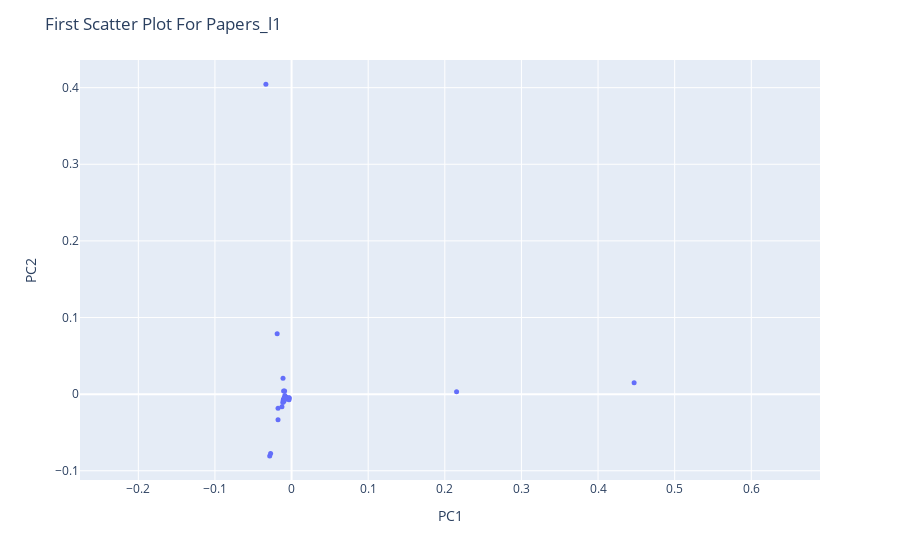

This figure's notebook cell:
### Code cell
# Plot the pca and try to identify clustering
papers_fig_l1 = px.scatter(papers_l1_pca, x='PC1', y='PC2', hover_name=papers_l1_pca.index)
papers_fig_l1.update_traces(marker=dict(size=5))
papers_fig_l1.update_xaxes(scaleanchor='y', scaleratio=1)
papers_fig_l1.update_yaxes(scaleanchor='x', scaleratio=1)
papers_fig_l1.update_layout(title = 'First Scatter Plot For Papers_l1')
papers_fig_l1.show()

### Figure 1 — Plotly figure (JSON) as saved in the notebook; plotly's stock layout.template omitted (floating-point values rounded to 4 significant figures)
{"data": [{"hovertemplate": "<b>%{hovertext}</b><br><br>PC1=%{x}<br>PC2=%{y}<extra></extra>", "hovertext": ["AhlgrenScottD_papers", "AlbinPierre_papers", "BaloghJózsef_papers", "BaryshnikovYuliyM_papers", "Berwick-EvansDaniel_papers", "BocaFlorin-Petre_papers", "BradlowStevenBenjamin_papers", "BronskiJaredC_papers", "CooneyDanielB_papers", "DeVilleRELee_papers", "DeyParthaSarathi_papers", "DiFrancescoPhilippe_papers", "DoddChristopher_papers", "DunfieldNathanM_papers", "DuttaSankarPrasad_papers", "DuursmaIwanMaynard_papers", "ErdoğanMehmetBurak_papers", "FadinaTolulope_papers", "FengRunhuan_papers", "FernandesRuiLoja_papers", "FordKevinB_papers", "GuzmanRosemaryK_papers", "HaboushWilliamJ_papers", "HellerJeremiahBen_papers", "HinkkanenAimo_papers", "HiraniAnilN_papers", "HungPei-Ken_papers", "HurVeraMikyoung_papers", "IvanovSergeiVladimirovich_papers", "JandaFelix_papers", "JingXiaochen_papers", "JungeMarius_papers", "KatzSheldonH_papers", "KedemRinat_papers", "KermanEly_papers", "KirkpatrickKayLene_papers", "KirrEduard_papers", "KostochkaAlexandrV_papers", "KutzarovaDenkaN_papers", "LaNaveGabriele_papers", "LaugesenRichardSnyder_papers", "LeditzkyFelix_papers", "LermanEugeneM_papers", "LiXiaochun_papers", "LiuYuan_papers", "McCarthyRandy_papers", "MineyevIgor_papers", "NikolaevIgorG_papers", "OikhbergTimur_papers", "PascaleffJamesThomas_papers", "RaptiZoi_papers", "RasmussenJacob_papers", "RasmussenSarahDean_papers", "RezkCharlesW_papers", "ReznickBruce_papers", "SongRenming_papers", "SowersRichardB_papers", "StojanoskaVesna_papers", "ThornerJesse_papers", "TolmanSusan_papers", "TumanovAlexander_papers", "TysonJeremyT_papers", "TzirakisNikolaos_papers", "WeiWei_papers", "WuXuan_papers", "YongAlexanderTF_papers", "YoungAmanda_papers", "ZaharescuAlexandru_papers", "ZharnitskyVadim_papers"], "legendgroup": "", "marker": {"color": "#636efa", "size": 5, "symbol": "circle"}, "mode": "markers", "name": "", "orientation": "v", "showlegend": false, "type": "scatter", "x": [-0.008256, -0.008967, -0.00766, -0.008763, -0.008731, -0.007849, -0.01008, -0.007892, -0.01766, -0.007576, -0.008674, -0.008052, -0.01257, -0.009087, -0.02854, -0.01147, -0.008161, 0.2154, -0.005566, -0.009477, -0.007864, -0.03352, -0.0177, -0.008916, -0.008485, -0.009096, -0.01881, -0.008138, -0.01116, -0.01, -0.00347, -0.007954, -0.01019, -0.008036, -0.009131, -0.008297, -0.008671, -0.007755, -0.008021, -0.01081, -0.007521, -0.008197, -0.008486, -0.009189, -0.009723, -0.01077, -0.01038, -0.02735, -0.008033, -0.009793, -0.007917, -0.008375, -0.008603, -0.008822, -0.008665, -0.008475, -0.003011, -0.009161, -0.008215, -0.008925, -0.009649, -0.009565, -0.008224, 0.4471, -0.005345, -0.009339, -0.003354, -0.007921, -0.008346], "xaxis": "x", "y": [-0.004669, -0.004121, -0.004284, -0.00182, -0.00517, -0.004343, -0.006997, -0.004394, -0.01846, -0.004367, -0.005169, -0.004497, -0.01638, 0.004236, -0.08057, -0.01102, -0.004581, 0.00302, -0.004875, -0.005742, -0.004342, 0.4046, -0.03343, -0.005569, -0.004592, -0.005241, 0.0788, -0.004575, 0.02077, -0.00708, -0.004672, -0.004491, -0.009515, -0.004491, -0.005434, -0.004709, -0.00498, -0.004256, -0.004461, -0.008366, -0.005307, -0.004706, -0.005039, -0.005404, -0.00541, -0.007615, 0.004257, -0.07762, -0.004477, -0.007026, -0.004428, -0.004742, -0.004659, -0.005297, -0.004969, -0.004929, -0.005154, -0.006228, -0.004618, -0.005379, -0.005879, -0.005179, -0.00438, 0.01472, -0.006138, -0.007726, -0.007222, -0.004525, -0.004696], "yaxis": "y"}], "layout": {"legend": {"tracegroupgap": 0}, "margin": {"t": 60}, "title": {"text": "First Scatter Plot For Papers_l1"}, "xaxis": {"anchor": "y", "domain": [0, 1], "scaleanchor": "y", "scaleratio": 1, "title": {"text": "PC1"}}, "yaxis": {"anchor": "x", "domain": [0, 1], "scaleanchor": "x", "scaleratio": 1, "title": {"text": "PC2"}}}}
